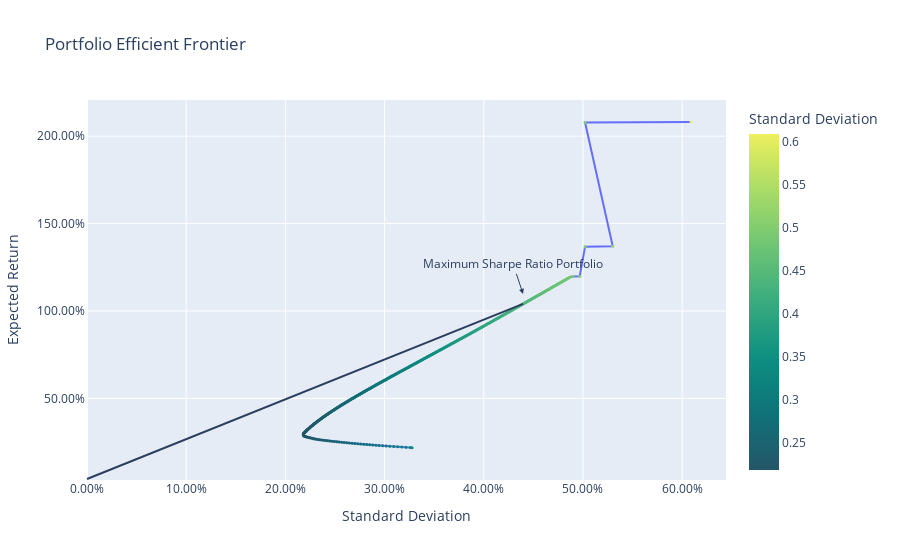

Notebook source saved alongside this figure:
### Code cell
# Prepare the portfolio data
portfolio = prepare_portfolio_data()

# Calculate the metrics
calculate_pynance_metrics(portfolio)

### Figure 1 — Plotly figure (JSON) as saved in the notebook; plotly's stock layout.template omitted (floating-point values rounded to 4 significant figures; data arrays with more than 128 entries replaced by an {"elided": "..."} marker saying what was removed)
{"data": [{"customdata": {"elided": "518x3 str values"}, "hovertemplate": "Standard Deviation=%{marker.color}<br>Expected Return=%{y}<br>Stock 1=%{customdata[0]}<br>Stock 2=%{customdata[1]}<br>Stock 3=%{customdata[2]}<extra></extra>", "legendgroup": "", "marker": {"color": {"elided": "518 float values"}, "coloraxis": "coloraxis", "size": 3, "symbol": "circle"}, "mode": "markers+lines", "name": "", "orientation": "v", "showlegend": false, "type": "scatter", "x": {"elided": "518 float values"}, "xaxis": "x", "y": {"elided": "518 float values"}, "yaxis": "y"}], "layout": {"annotations": [{"arrowhead": 2, "showarrow": true, "text": "Maximum Sharpe Ratio Portfolio", "x": 0.4396, "xshift": 0, "y": 1.04, "yshift": 10}], "coloraxis": {"colorbar": {"title": {"text": "Standard Deviation"}}, "colorscale": [[0, "rgb(36, 86, 104)"], [0.1667, "rgb(15, 114, 121)"], [0.3333, "rgb(13, 143, 129)"], [0.5, "rgb(57, 171, 126)"], [0.6667, "rgb(110, 197, 116)"], [0.8333, "rgb(169, 220, 103)"], [1, "rgb(237, 239, 93)"]]}, "legend": {"tracegroupgap": 0}, "shapes": [{"type": "line", "x0": 0, "x1": 0.4396, "y0": 0.03911, "y1": 1.04}], "title": {"text": "Portfolio Efficient Frontier"}, "xaxis": {"anchor": "y", "domain": [0, 1], "tickformat": ",.2%", "title": {"text": "Standard Deviation"}}, "yaxis": {"anchor": "x", "domain": [0, 1], "tickformat": ",.2%", "title": {"text": "Expected Return"}}}}
